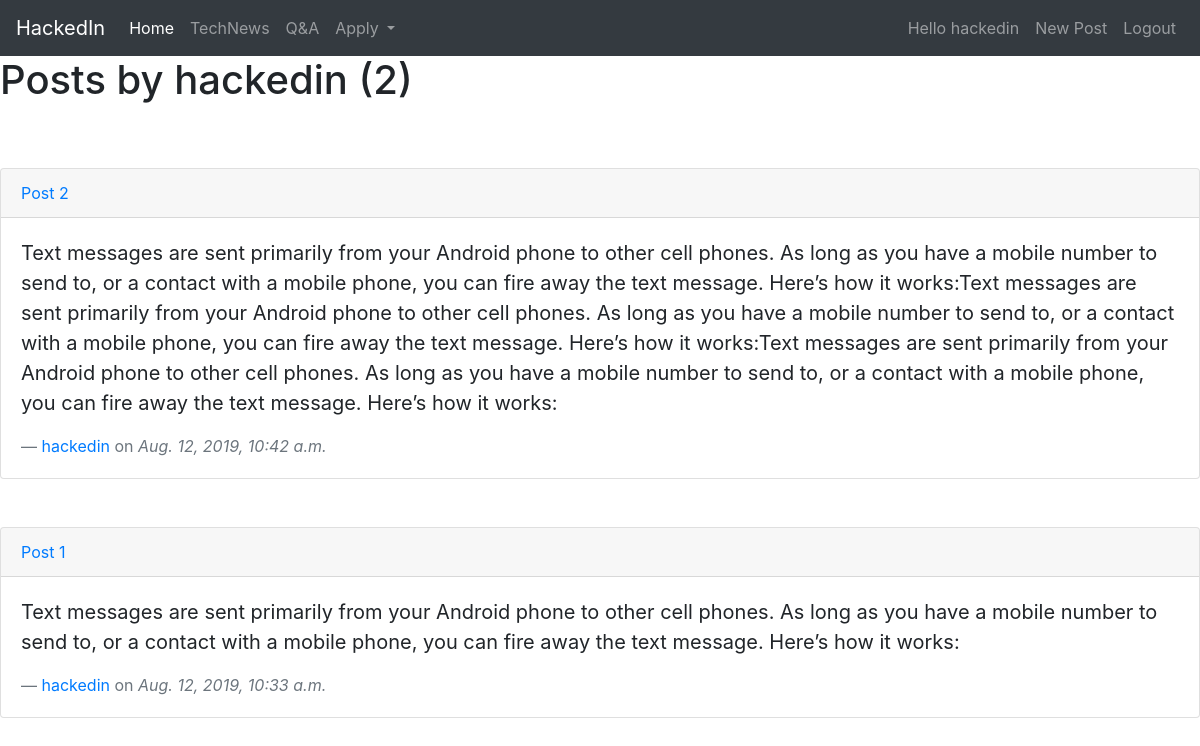
/community/user/hackedin (signed in), run on an earlier commit of the app's database.
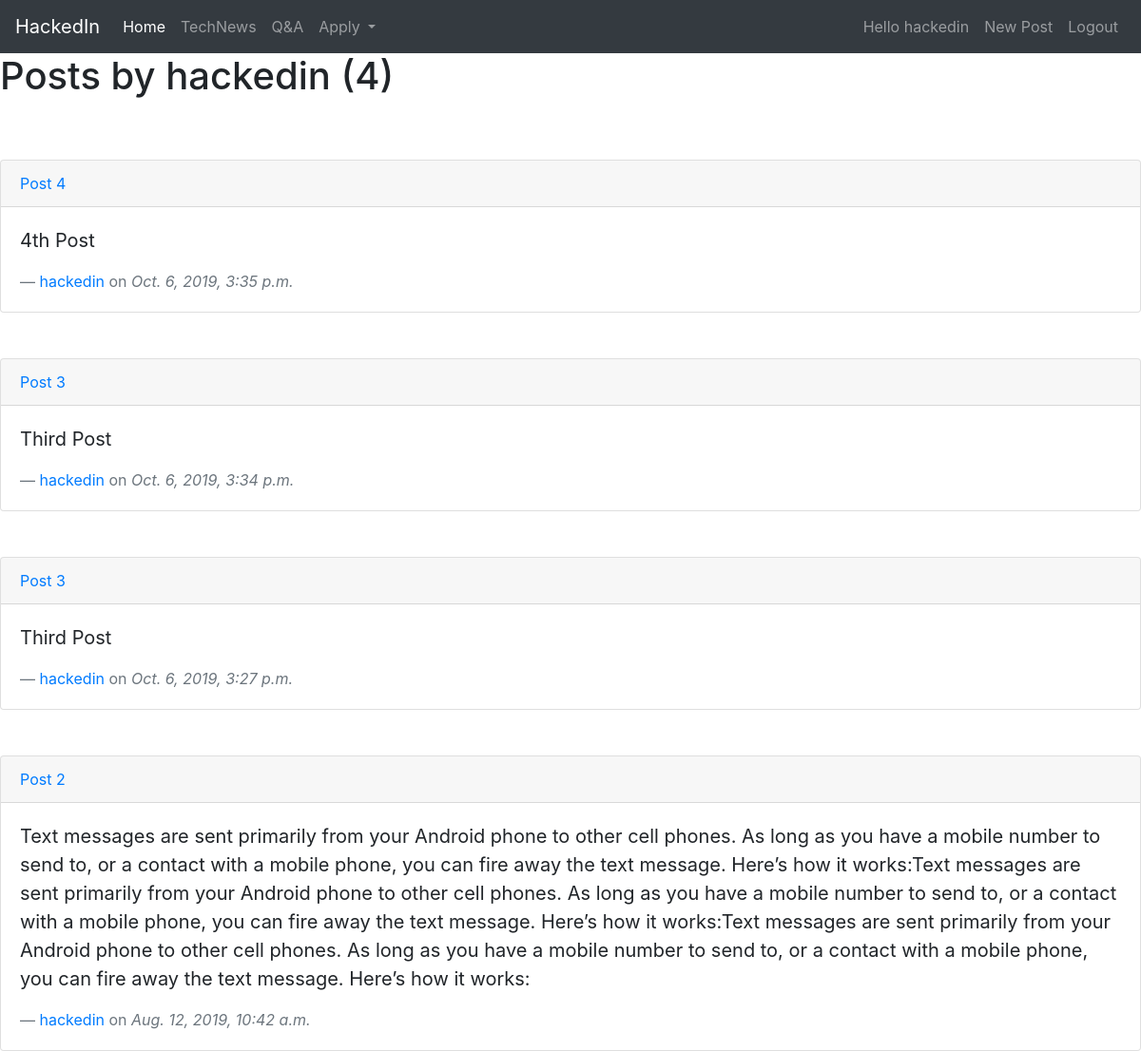
And on a later commit of the database.
### hub/models.py (models this page shows, shortened)
class Accomplishment(models.Model):
	title = models.CharField(max_length = 100)
	content = models.TextField()
	date_posted = models.DateTimeField(default=timezone.now)
	author = models.ForeignKey(User,on_delete=models.CASCADE)

### hub/views.py (the view)
# urls.py: path('user/<str:username>',UserPostListView.as_view(),name='user-posts'),
class UserPostListView(LoginRequiredMixin,ListView):
	model = Accomplishment
	template_name = 'hub/user_posts.html' #<app>/<model>_<viewtype>.html
	context_object_name = 'accomplishments'
	paginate_by = 4
	def get_queryset(self):
		user = get_object_or_404(User,username=self.kwargs.get('username'))
		return Accomplishment.objects.filter(author=user).order_by('-date_posted')

### hub/templates/hub/user_posts.html (shortened to what this page needs)
<html>
  <head>
    <link rel="stylesheet" href="https://use.fontawesome.com/releases/v5.8.1/css/all.css">
    <link rel="stylesheet" href="https://stackpath.bootstrapcdn.com/bootstrap/4.3.1/css/bootstrap.min.css">
  </head>
{% extends 'hub/navbar.html' %}
{% block body %}
  <body >
<h1 class="mb-3">Posts by {{view.kwargs.username}} ({{page_obj.paginator.count}})</h1>
{% for accomplishment in accomplishments %}
<br/><br/>
<div class="card">
  <div class="card-header">
    <a href="{% url 'network-post' accomplishment.id %}">{{accomplishment.title}}</a>
  </div>
  <div class="card-body">
    <blockquote class="blockquote mb-0">
      <p>{{accomplishment.content}}</p>
      <footer class="blockquote-footer"><a href="{% url 'user-posts' accomplishment.author.username %}">{{accomplishment.author}}</a> on <cite title="Source Title">{{accomplishment.date_posted}}</cite></footer>
    </blockquote>
  </div>
</div>
{%endfor%}
</body>
{% endblock %}

### hub/templates/hub/navbar.html (shortened to what this page needs)
<nav class="navbar navbar-expand-lg navbar-dark bg-dark">
  			<a class="navbar-brand" href="#">HackedIn</a>
			  <div class="collapse navbar-collapse" id="navbarSupportedContent">
			    <ul class="navbar-nav mr-auto">
			      <li class="nav-item active">
			        <a class="nav-link" href="#">Home</a>
			      </li>
			      <li class="nav-item">
			        <a class="nav-link" href="#"><span class="sr-only">(current)</span>TechNews</a>
			      </li>
			      <li class="nav-item">
			        <a class="nav-link" href="#">Q&A</a>
			      </li>
			      <li class="nav-item dropdown">
			        <a class="nav-link dropdown-toggle" href="#" id="navbarDropdown" role="button" data-toggle="dropdown" aria-haspopup="true" aria-expanded="false">
			          Apply
			        </a>
			      </li>
			    </ul>
			    <div class="navbar-nav">
			    	{% if user.is_authenticated %}
			    	<a class="nav-item nav-link" href="{% url 'profile' %}">Hello {{user.username}}</a>
			    	<a class="nav-item nav-link" href="{% url 'network-create' %}">New Post</a>
			    	<a class="nav-item nav-link" href="{% url 'logout' %}">Logout</a>
			    	{% else %}
			    	<a class="nav-item nav-link" href="{% url 'login' %}">Login</a>
			    	<a class="nav-item nav-link" href="{% url 'register' %}">Register</a>
			    	{% endif %}
		</nav>
{% block body %}
{% endblock %}

What changed in the data, as far as the page shows it:
removed Accomplishment: title "Post 1", content "Text messages are sent primarily from your Android phone to other cell phones. As long as you have a mobile number to send to, or a contact with a mobile phone, you can fire away the text message. Here’s how it works:", author "hackedin", date_posted "Aug. 12, 2019, 10:33 a.m."
added Accomplishment: title "Post 4", content "4th Post", author "hackedin", date_posted "Oct. 6, 2019, 3:35 p.m."
added Accomplishment: title "Post 3", content "Third Post", author "hackedin", date_posted "Oct. 6, 2019, 3:34 p.m."
added Accomplishment: title "Post 3", content "Third Post", author "hackedin", date_posted "Oct. 6, 2019, 3:27 p.m."
Also different on the page:
{{ page_obj.paginator.count }}: "2" → "4"
